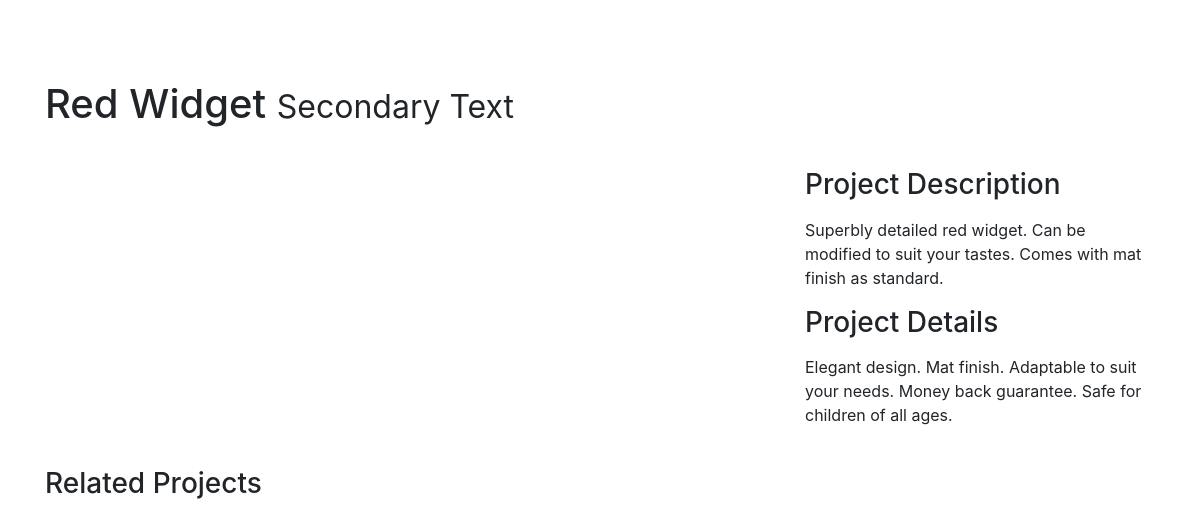
The page /detail/red-widget/ on the database its author committed.
### widget/models.py (models this page shows)
class Widget(models.Model):
    name = models.CharField(max_length=100)
    slug = models.SlugField(max_length=100)
    description = models.TextField(max_length=200)
    features = models.TextField(max_length=200)
    mainPicBig = models.CharField(max_length=100)
    mainPicSmall = models.CharField(max_length=100)
    detailPicBig = models.CharField(max_length=100)
    detailPicSmall = models.CharField(max_length=100)

### widget/views.py (the view)
# urls.py: path("detail/<slug>/", views.detail, name='detail'),
def detail(request, slug):
    widget = Widget.objects.get(slug=slug)
    return render(request, "widget/detail.html", {'widget':widget})

### widget/templates/widget/detail.html (shortened to what this page needs)
{%extends 'base.html'%}
{%block content%}
<div class="container">
    <h1 class="my-4">{{widget.name}}
        <small>Secondary Text</small>
    </h1>
    <div class="row">
        <div class="col-md-8">
        </div>
        <div class="col-md-4">
            <h3 class="my-3">Project Description</h3>
            <p>{{widget.description}}</p>
            <h3 class="my-3">Project Details</h3>
            <p>{{widget.features}}</p>
        </div>
    </div>
    <h3 class="my-4">Related Projects</h3>
</div>
{%endblock%}

### static/css/shop-homepage.css (style rules this page uses)
body { padding-top: 56px; }

### rows shown on the page
Widget: name "Red Widget", description "Superbly detailed red widget. Can be modified to suit your tastes. Comes with mat finish as standard.", features "Elegant design. Mat finish. Adaptable to suit your needs. Money back guarantee. Safe for children of all ages."
